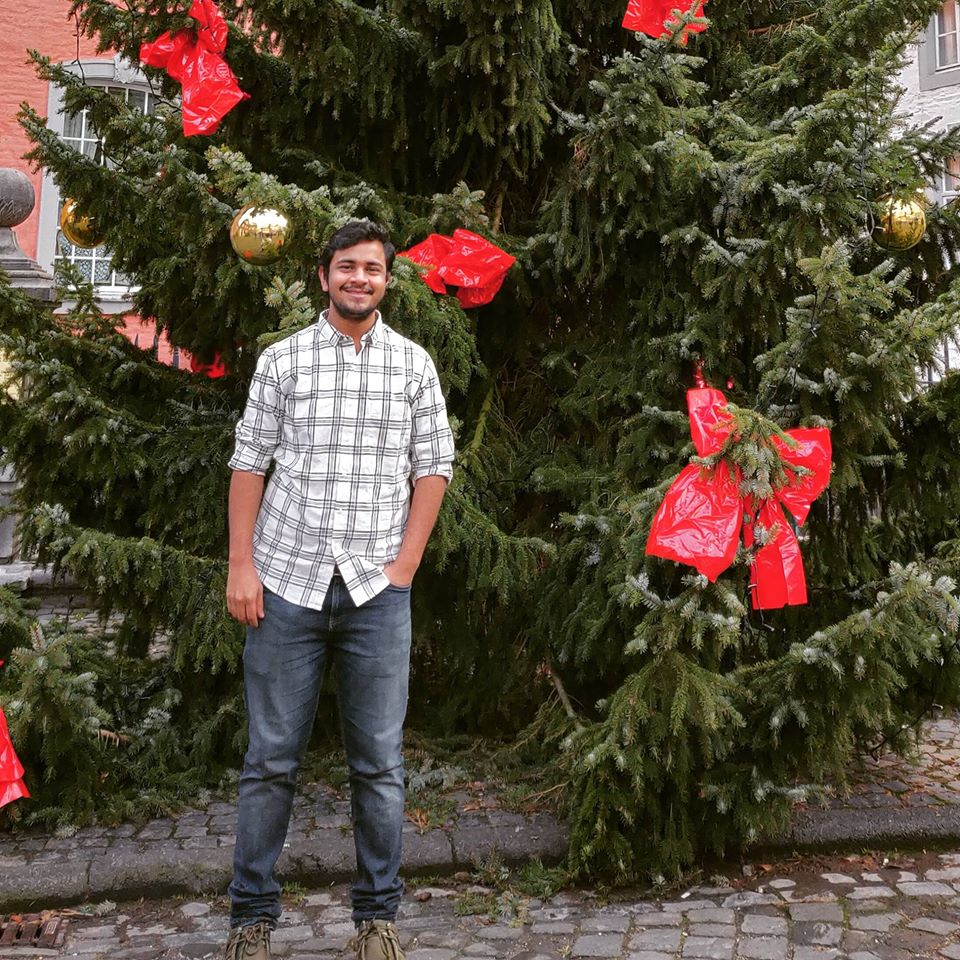
#> input picture Background_reduction/Foreground_extraction_Grabcut/shujatali.jpg, 960 x 960 px, found by its file name
$ jupyter execute Load_image_open_cv.ipynb
#> lines starting #> are read from the running program, lines starting #| are printed output that depends on the picture
### Importing Libraries

[cell 1]
import cv2
import numpy as np
from matplotlib import pyplot as plt

### Reading image

### Reading Image with cv2.read(image file, parms) in parametes you can use -1, 0, or 1. Color is 1, grayscale is 0, and the unchanged is -1. Thus, for grayscale, one could do img = cv2.imread('shujatali.jpg', 0)

[cell 2]
img = cv2.imread('shujatali.jpg',cv2.IMREAD_GRAYSCALE)
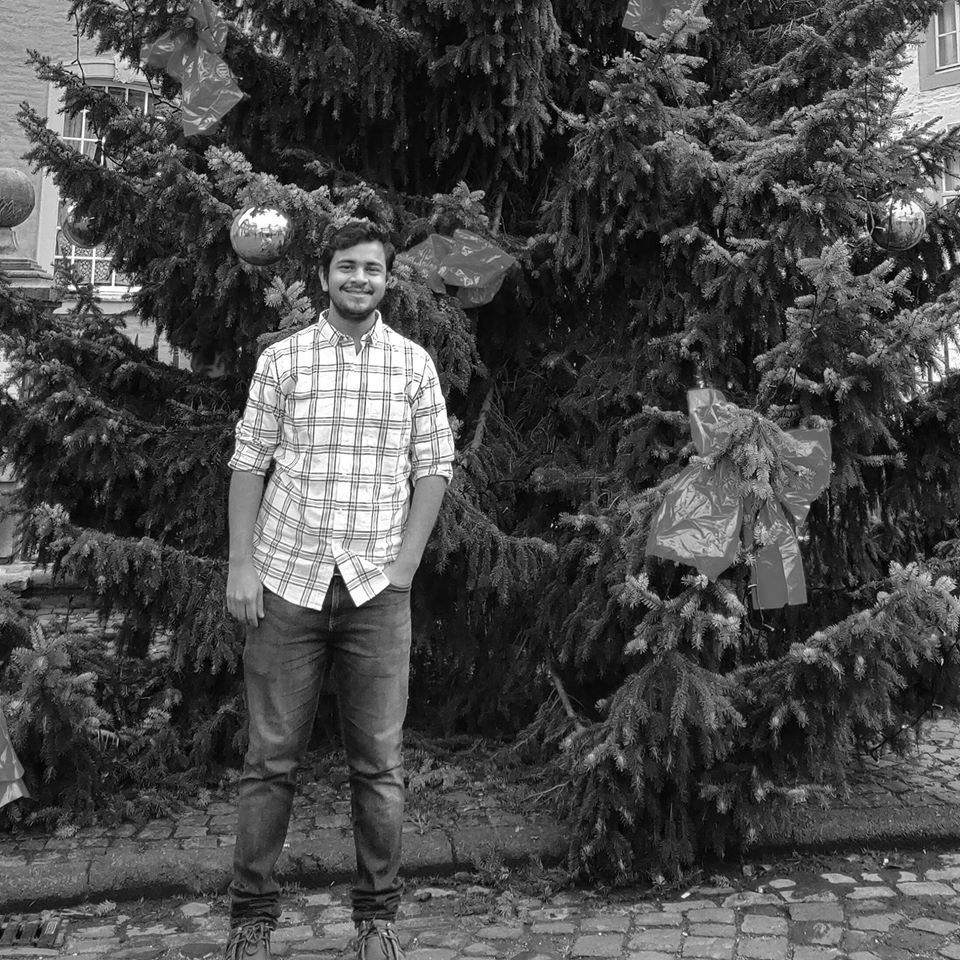
#> img: shape (960, 960); min 0, max 255, mean 72.7

### We use cv2.imshow(title,image) to show the image. From here, we use the cv2.waitKey(0) to wait until any key is pressed. Once that's done, we use cv2.destroyAllWindows() to close everything.

[cell 3]
cv2.imshow('image',img)
cv2.waitKey(0)
cv2.destroyAllWindows()

### Output of Gray Image:

###  Matplotlib graph using the pixel locations as coordinates, here. Should you wish to draw on your images, however, Matplotlib is not required. OpenCV provides great methods for this. When you are done making modifications, you can save

[cell 4]
plt.imshow(img, cmap = 'gray', interpolation = 'bicubic')
plt.xticks([]), plt.yticks([])  # to hide tick values on X and Y axis
plt.plot([200,300,400],[100,200,300],'c', linewidth=1)
plt.show()
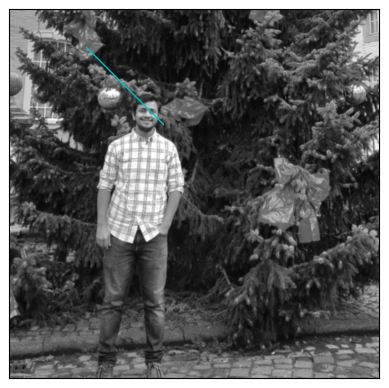
#> figure drawn by matplotlib, 1 panel
